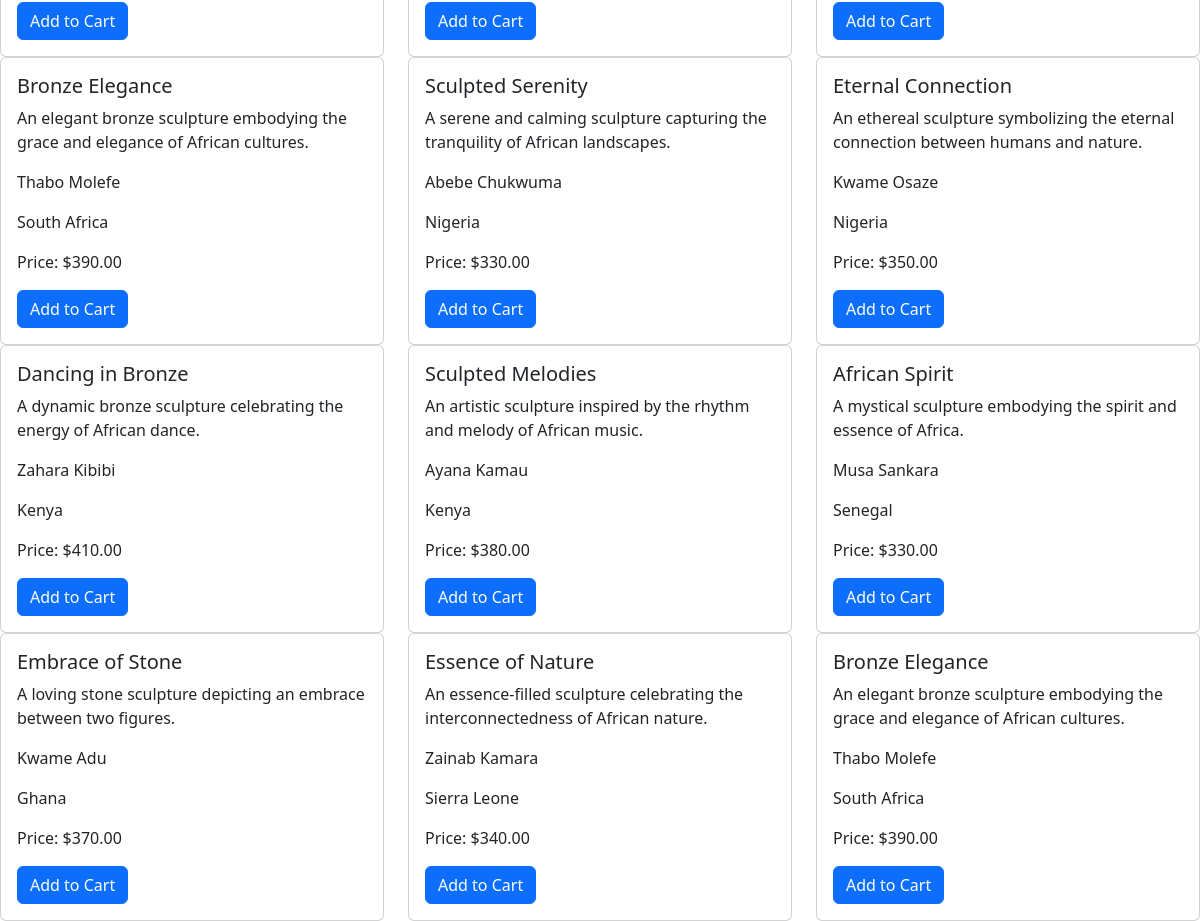
The page /sculptures/ (lower part) on the database as committed earlier.
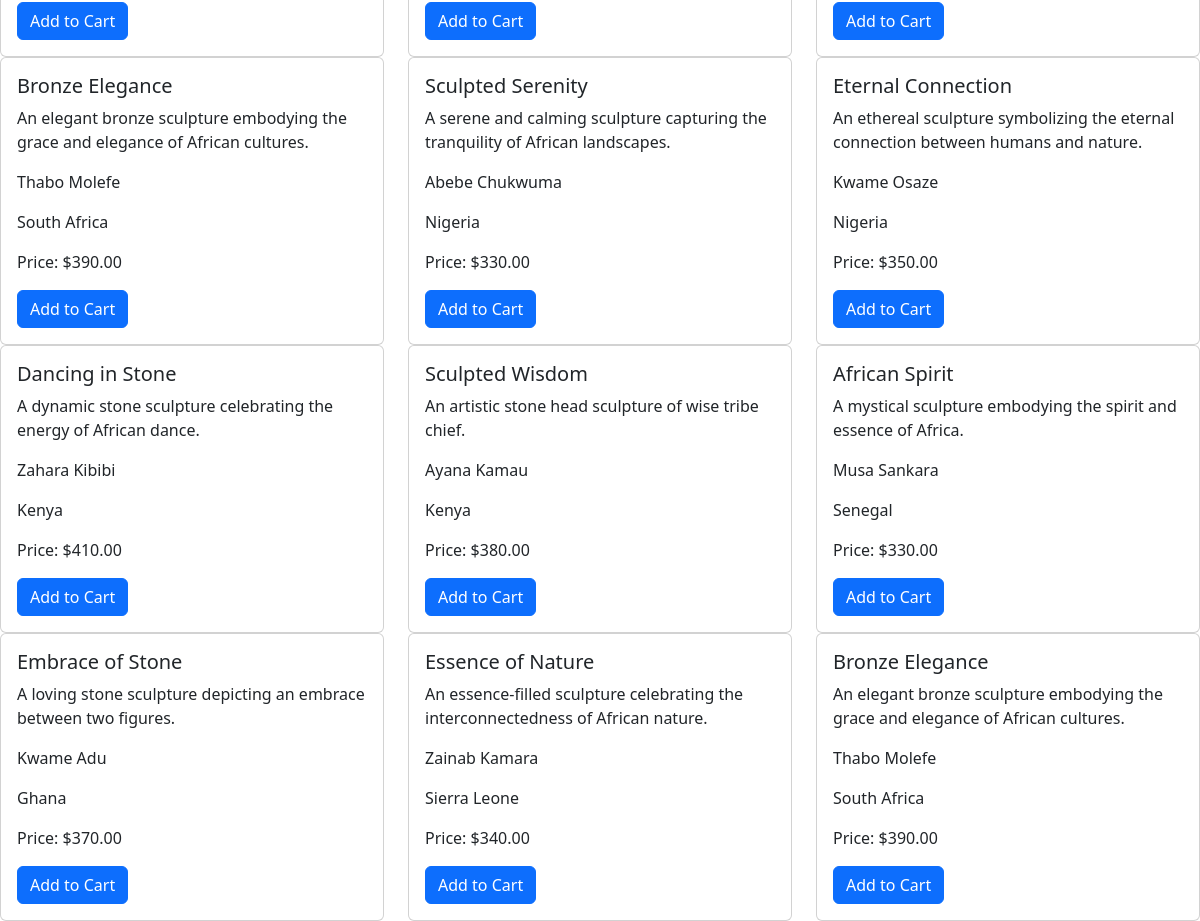
The same page on the database as committed later.
### products/models.py (models this page shows, shortened)
class Product(models.Model):
    CATEGORY_CHOICES = [
        ('paintings', 'Paintings'),
        ('sculptures', 'Sculptures'),
        ('frames', 'Frames'),
        ('crafts', 'Crafts'),
    ]
    name = models.CharField(max_length=100)
    description = models.TextField()
    image = CloudinaryField('image')
    artist = models.CharField(max_length=100)
    origin = models.CharField(max_length=50)
    origin_image = CloudinaryField('origin_image')
    style = models.CharField(max_length=50, default="Unknown")
    stock = models.PositiveIntegerField()
    price = models.DecimalField(max_digits=8, decimal_places=2)
    category = models.CharField(max_length=20, choices=CATEGORY_CHOICES)

### products/views.py (the view)
# urls.py: path('sculptures/', views.sculptures, name='sculptures'),
def sculptures(request):
    sculptures = Product.objects.filter(category='Sculptures')
    return render(request, 'sculptures.html', {'products': sculptures})

### products/templates/sculptures.html (shortened to what this page needs)
{% extends 'base.html' %}
{% load static %}
{% block content %}
    <div class="row">
      {% for product in products %}
        <div class="col-md-4">
          <div class="card">
            <div class="card-body">
              <h5 class="card-title">{{ product.name }}</h5>
              <p class="card-text">{{ product.description }}</p>
              <p class="card-text">{{ product.artist }}</p>
              <p class="card-text">{{ product.origin }}</p>
              <p class="card-text">Price: ${{ product.price }}</p>
              <a href="#" class="btn btn-primary">Add to Cart</a>
            </div>
          </div>
        </div>
      {% endfor %}
    </div>
{% endblock %}

Rows that differ between the two databases and show on the page:
changed Product "Zahara Kibibi": name "Dancing in Bronze" → "Dancing in Stone"; description "A dynamic bronze sculpture celebrating the energy of African dance." → "A dynamic stone sculpture celebrating the energy of African dance."
changed Product "Ayana Kamau": name "Sculpted Melodies" → "Sculpted Wisdom"; description "An artistic sculpture inspired by the rhythm and melody of African music." → "An artistic stone head sculpture of wise tribe chief."
